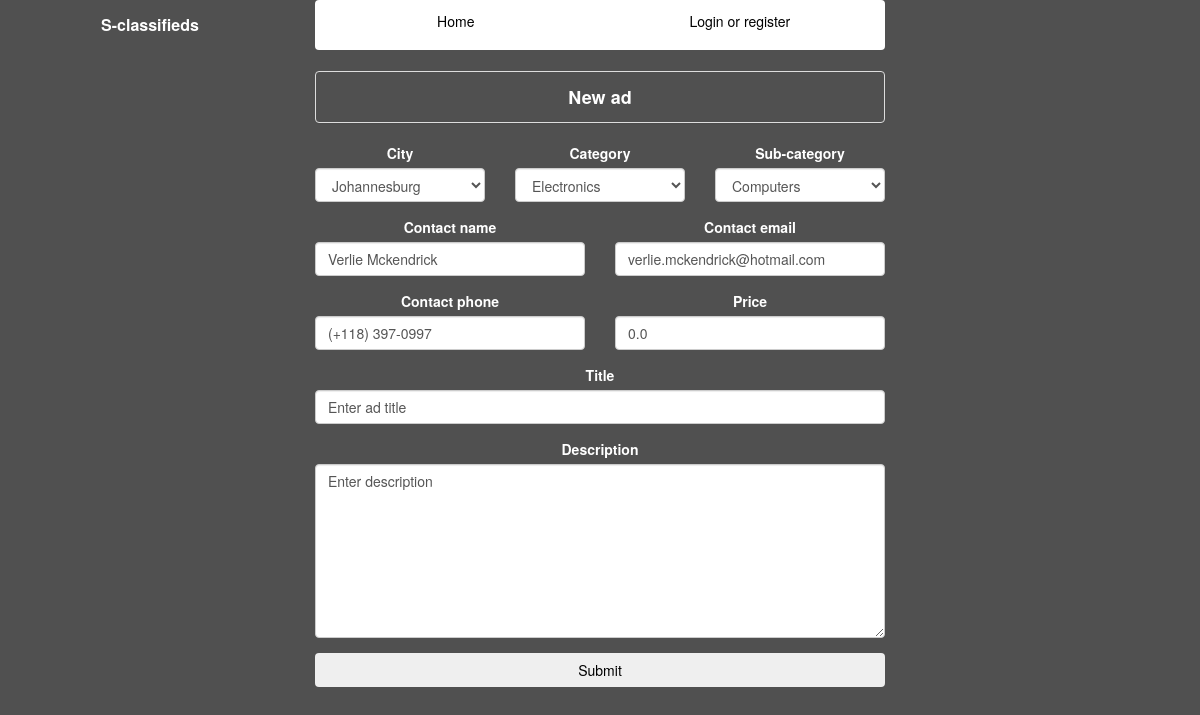
The page /new_ad (signed in) on the database its author committed.
### create_database.py (models this page shows, shortened)
class City(Base):
    __tablename__ = 'city'
    id = Column(Integer, primary_key=True)
    name = Column(String(250), nullable=False)
    ads = relationship("Ad", back_populates="city")

class Category(Base):
    __tablename__ = 'category'
    id = Column(Integer, primary_key=True)
    name = Column(String(250), nullable=False)
    sub_categories = relationship("SubCategory", back_populates="category")

class SubCategory(Base):
    __tablename__ = 'sub_category'
    id = Column(Integer, primary_key=True)
    name = Column(String(250), nullable=False)
    category_id = Column(Integer, ForeignKey('category.id'))
    category = relationship("Category", back_populates="sub_categories")
    ads = relationship("Ad", back_populates ="sub_category") # this should be list of ads in current sub-category

class User(Base):
    __tablename__ = 'user'
    id = Column(Integer, primary_key=True)
    name = Column(String(250), nullable=False)
    email = Column(String(250))
    phone = Column(String(50))
    password = Column(String)
    authenticated = Column(Boolean, default=False)
    ads = relationship("Ad", back_populates="user", cascade="delete")
    def get_id(self):
        return str(self.id)
    def is_authenticated(self):
        return self.authenticated

### main.py (the view)
@app.route("/new_ad",  methods=["GET", "POST"])
@flask_login.login_required
def new_ad():
    new_ad_form = FlaskForm()
    if request.method == "POST" and new_ad_form.validate_on_submit():
        ad_new = create_database.Ad(user_id=flask_login.current_user.id)
        update_ad_from_form_info(ad_new, request.form)
        database.update_ad(ad_new)
        flash("New ad was successfully added")
        return redirect(url_for("my_ads"))
    user = database.get_user_by_unicode_id(flask_login.current_user.id)
    new_ad_template = database.get_ad_template(user, initialize_city=True, initialize_category_and_subcategory=True)
    categories_with_sub_categories = database.get_categories_with_subcategories()
    cities = database.get_cities()
    categories_json = json.dumps(categories_with_sub_categories)
    selected_sub_categories = categories_with_sub_categories[new_ad_template["category"]]["value"]
    return render_template("new_ad.html", ad=new_ad_template,
                           categories_json=categories_json,
                           categories=categories_with_sub_categories,
                           new_ad_form=new_ad_form,
                           selected_sub_categories=selected_sub_categories,
                           cities=cities,
                           page_info = get_page_info())

### database.py (called while the page is built)
def get_user_by_unicode_id(user_id):
    user = session.query(create_database.User).filter(create_database.User.id == int(user_id)).first()
    return user

def get_cities():
    query_cities = session.query(create_database.City)
    all_cities = query_cities.all()
    return all_cities

### lib.py (called while the page is built)
def debug_print(item_to_print, printing_on=options.DEBUG_PRINT_ON):
    if printing_on:
        print item_to_print

### main.py (called while the page is built)
@login_manager.user_loader
def user_loader(user_id):
    return database.get_user_by_unicode_id(user_id)

def get_page_info():
    page_info = dict()
    page_info["user_logged_in"] = False
    page_info["left_text"] = "S-classifieds"
    page_info["right_text"] = ""
    lib.debug_print("get_page_info")
    lib.debug_print(flask_login.current_user.get_id())
    if flask_login.current_user.get_id():
        if flask_login.current_user.is_authenticated():
            page_info["user_logged_in"] = True
            page_info["right_text"] = "Logged in as " + flask_login.current_user.email
    return page_info

### templates/new_ad.html (shortened to what this page needs)
<!doctype html>
<html>
<head>
    <link rel="stylesheet" type="text/css" href="{{ url_for('static', filename='css/bootstrap.min.css') }}">
    <link rel="stylesheet" type="text/css" href="{{ url_for('static', filename='css/style.css') }}">
</head>
<body>
    <div class="container-fluid">
        {% include 'nav_bar_row.html' %}
        <div class="row white-text">
            <div class="col-md-3"></div>
            <div class="col-md-6">
                <div class="panel panel-default panel-text2">New ad</div>
                    <form action = "{{ url_for('new_ad') }}" method="post">
                        {% include 'ad_new_edit_form.html' %}
                        <button type="submit" class="btn btn-block black-text">Submit</button>
                    </form>
            </div>
            <div class="col-md-3"></div>
       </div>
   </div>
<body>

### templates/ad_new_edit_form.html (shortened to what this page needs)
        <div class = row>
        <div class = "col-md-4">
            <div class="form-group">
                <div class="title-info4"><label for="select_city">City</label></div>
                <select class="form-control" name="select_city" id="select_city">
                        <option value = "{{ad["city_id"]}}" selected="selected">{{ ad["city"] }}</option>
                </select>
            </div>
        </div>
        <div class = "col-md-4">
            <div class="form-group">
                <div class="title-info4"><label for="category-selected">Category</label></div>
                <select id="category-selected" class="form-control" name = "category-selected" onchange="populate_sub_categories_in_search_bar_ad_edit_or_new()">
                            <option value ="{{ad["category_id"]}}" selected="selected">{{ ad["category"] }}</option>
                </select>
            </div>
        </div>
        <div class = "col-md-4">
            <div class="form-group">
                <div class="title-info4"><label for="sub-category-selected">Sub-category</label></div>
                <select id="sub-category-selected" class="form-control" name="sub-category-selected">
                            <option value ="{{ad["sub_category_id"]}}" selected="selected">{{ ad["sub_category"] }}</option>
                 </select>
            </div>
        </div>
        </div>
        <div class = row>
        <div class = "col-md-6">
            <div class="form-group">
                <div class="title-info4"><label for="contact_name">Contact name</label></div>
                <input type="text" class="form-control" id="contact_name" name="contact_name" value='{{ ad["contact_name"] }}'>
            </div>
        </div>
        <div class = "col-md-6">
            <div class="form-group">
                <div class="title-info4"><label for="contact_email">Contact email</label></div>
                <input type="email" class="form-control" id="contact_email" name="contact_email" value='{{ ad["contact_email"] }}'>
            </div>
        </div>
        </div>
        <div class = row>
        <div class = "col-md-6">
            <div class="form-group">
                <div class="title-info4"><label for="contact_phone">Contact phone</label></div>
                <input type="phone" class="form-control" id="contact_phone" name="contact_phone" value='{{ ad["contact_phone"] }}'>
            </div>
        </div>
        <div class = "col-md-6">
            <div class="form-group">
            <div class="title-info4"><label for="ad_price">Price</label></div>
            <input type="text" class="form-control" id="ad_price" name="ad_price" value='{{ ad["price"] }}'>
        </div>
        </div>
        </div>
        <div class="form-group">
            <div class="title-info4"><label for="ad_title">Title</label></div>
            <input type="text" class="form-control" id="ad_title" name="ad_title" value='{{ ad["ad_title"] }}'>
        </div>
        <div class="form-group">
            <div class="title-info4"><label for="ad_text">Description</label></div>
            <textarea class="form-control ad-text" id="ad_text" name="ad_text" rows="8">{{ ad["text"] }}</textarea>
        </div>

### static/css/style.css (style rules this page uses)
body { background-color: #505050; }
.title-info4 { text-align: center; font-weight: bold; min-width: 150px; }
.panel-text2 { min-height: 50px; text-align: center; font-weight: bold; line-height: 50px; font-size: 18px; color: white; background-color: #505050;; }
.white-text { background-color: #505050; color: white; }
.black-text { color: black; }
.ad-text { white-space: pre-wrap; text-align: left; }

### rows shown on the page
City: select_city "Johannesburg"
Category: category-selected "Electronics"
SubCategory: sub-category-selected "Computers"
User: contact_name "Verlie Mckendrick", contact_email "verlie.mckendrick@hotmail.com", contact_phone "(+118) 397-0997"

### other values the page prints
{{ page_info["left_text"]|safe }} "S-classifieds"
